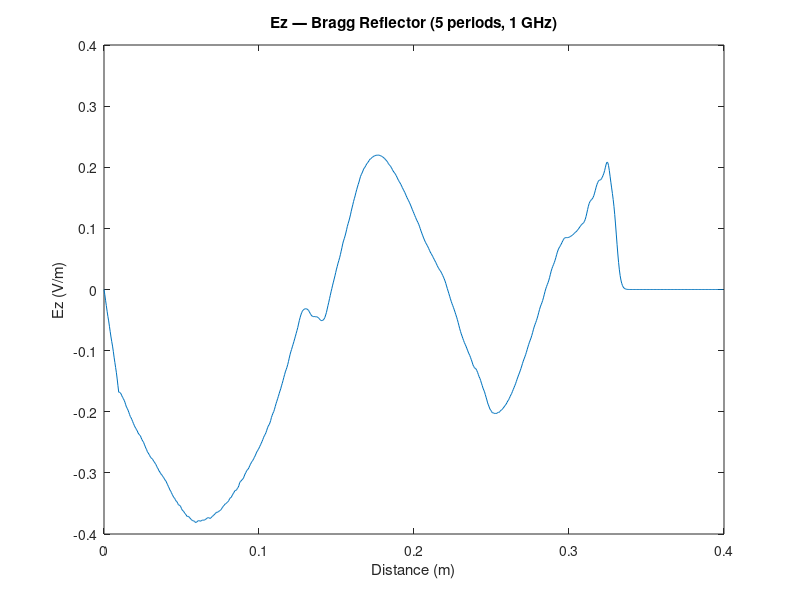
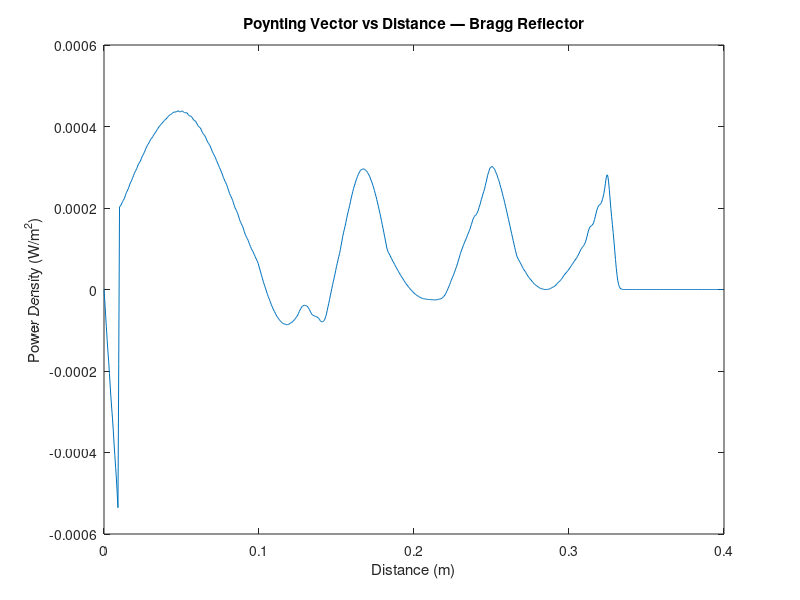

MATLAB code to generate these figures, in order:

% task5_bragg_reflector.m — Periodic Bragg Reflector Structure

% Implements a multi-layer dielectric Bragg reflector with alternating
% permittivities (εA=2, εB=6), each layer λ/4 thick at 1 GHz.
% Constructive interference creates strong reflection at the design freq.


clear; clc; close all;

c0  = 3e8;
mu0 = 4*pi*1e-7;
eps0 = 1/(mu0*c0^2);

Nz = 800;  dz = 0.5e-3;
z  = (0:Nz-1)*dz;
dt = dz/(2*c0);
Nt = 2000;

%% Bragg Structure Parameters
f0      = 1e9;
omega   = 2*pi*f0;
lambda0 = c0/f0;

eps_r_A   = 2;     eps_r_B = 6;
N_periods = 5;

d_A = lambda0 / (4*sqrt(eps_r_A));
d_B = lambda0 / (4*sqrt(eps_r_B));
pts_A = round(d_A/dz);
pts_B = round(d_B/dz);

fprintf('Layer A: εr=%.0f, d=%.4f m (%d pts)\n', eps_r_A, d_A, pts_A);
fprintf('Layer B: εr=%.0f, d=%.4f m (%d pts)\n', eps_r_B, d_B, pts_B);
fprintf('Periods: %d\n', N_periods);

%% Build permittivity profile
eps_r = ones(1, Nz);
start_idx = 200;

for p = 0:N_periods-1
    a_start = start_idx + p*(pts_A + pts_B);
    a_end   = a_start + pts_A - 1;
    b_start = a_end + 1;
    b_end   = b_start + pts_B - 1;
    if b_end > Nz, break; end
    eps_r(a_start:a_end) = eps_r_A;
    eps_r(b_start:b_end) = eps_r_B;
end

eps   = eps_r * eps0;
sigma = zeros(1, Nz);

%% FDTD Simulation
Ez = zeros(1,Nz);  Hy = zeros(1,Nz);
Ez_history = zeros(Nt, Nz);
Hy_history = zeros(Nt, Nz);
source_pos = 20;

for n = 1:Nt
    for k = 1:Nz-1
        Hy(k) = Hy(k) - (dt/(mu0*dz))*(Ez(k+1)-Ez(k));
    end
    for k = 2:Nz-1
        coeff = dt*sigma(k)/(2*eps(k));
        Ez(k) = (1-coeff)/(1+coeff)*Ez(k) ...
              - (dt/(eps(k)*dz))/(1+coeff)*(Hy(k)-Hy(k-1));
    end
    Ez(Nz) = Ez(Nz-1);  % ABC
    Ez(source_pos) = Ez(source_pos) + sin(omega*n*dt);
    Ez_history(n,:) = Ez;
    Hy_history(n,:) = Hy;
end

%% E-field at final time step
figure;
plot(z, Ez);
xlabel('Distance (m)'); ylabel('Ez (V/m)');
title('Ez — Bragg Reflector (5 periods, 1 GHz)');

%% Power (Poynting vector) vs Distance
Ez_snap = Ez_history(Nt,:);
Hy_snap = Hy_history(Nt,:);
Hy_interp = [Hy_snap(1), (Hy_snap(1:end-1)+Hy_snap(2:end))/2];
Pz = Ez_snap .* Hy_interp;

figure;
plot(z, Pz);
xlabel('Distance (m)'); ylabel('Power Density (W/m^2)');
title('Poynting Vector vs Distance — Bragg Reflector');
